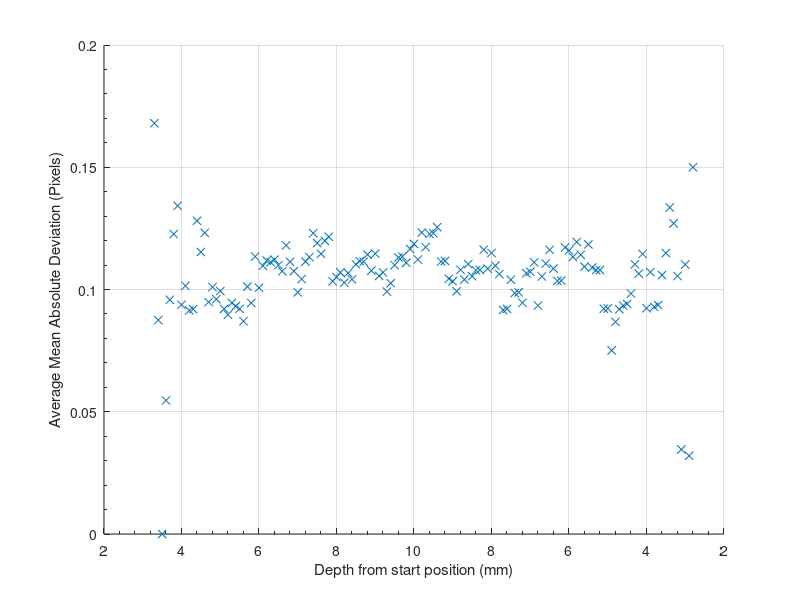

The MATLAB source for this figure: (Note: this script raises an error after producing the figure.)
close all
load('ZippedMADXYDepthName.mat')

fig1 = figure;
% Create axes
axes1 = axes('Parent',fig1,'YMinorTick','on','XMinorTick','on',...
    'XTickLabel',{'2','4','6','8','10','8','6','4','2'},...
    'XTick',[2 4 6 8 10 12 14 16 18]);
hold(axes1,'on');
grid on;
% Create xlabel
xlabel('Depth from start position (mm)');
% Create ylabel
ylabel('Average Mean Absolute Deviation (Pixels)');
scatter(MaddeningX(:,2)/10,MaddeningX(:,1), 'xb')
save2pdf('MeanAbsoluteDeviationofStatePinsX')

fig2 = figure;
% Create axes
axes1 = axes('Parent',fig2,'YMinorTick','on','XMinorTick','on',...
    'XTickLabel',{'2','4','6','8','10','8','6','4','2'},...
    'XTick',[2 4 6 8 10 12 14 16 18]);
hold(axes1,'on');
grid on;
% Create xlabel
xlabel('Depth from start position (mm)');
% Create ylabel
ylabel('Average Mean Absolute Deviation (Pixels)');
scatter(MaddeningY(:,2)/10,MaddeningY(:,1), 'xb')
save2pdf('MeanAbsoluteDeviationofStatePinsY')